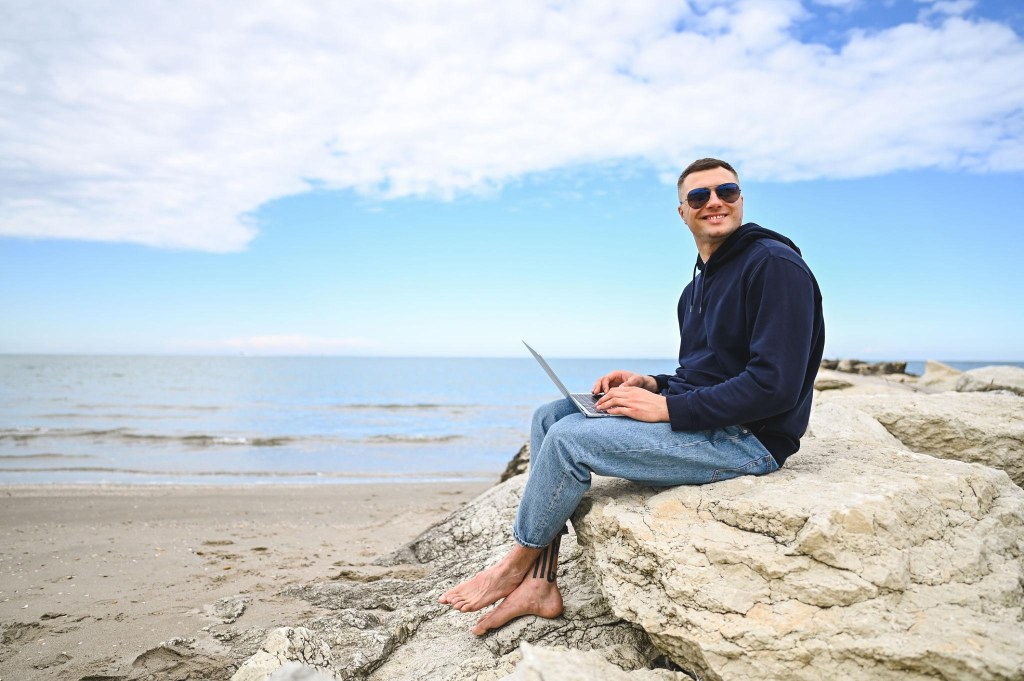
#> input picture image_path/Freelance.jpg, 2048 x 1362 px (shown at 1/2 size)
$ python image_blurring.py
#> lines starting #> are read from the running program, lines starting #| are printed output that depends on the picture
import cv2


image_path = cv2.imread('image_path/Freelance.jpg')
#> image_path is the input picture: shape (1362, 2048, 3); mean B, G, R 209.5, 202.8, 192.9

image_resize = cv2.resize(image_path, (681, 1024))
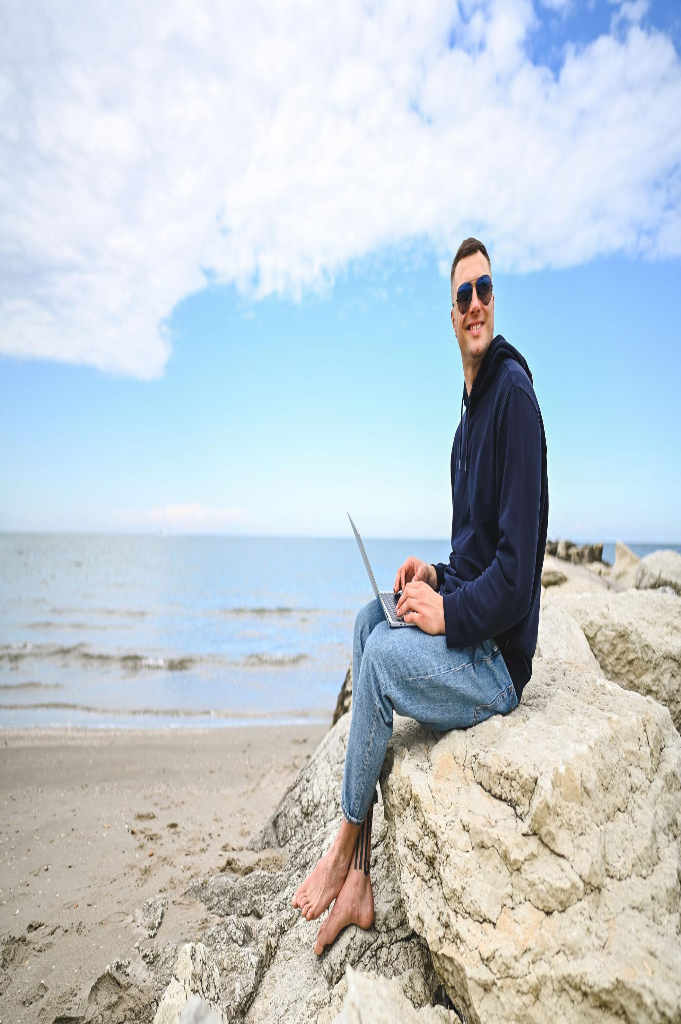
#> image_resize: shape (1024, 681, 3); mean B, G, R 209.4, 202.7, 192.8

k_size = 7  # 7 * 7 matrix

blur_image = cv2.blur(image_resize, (k_size, k_size))
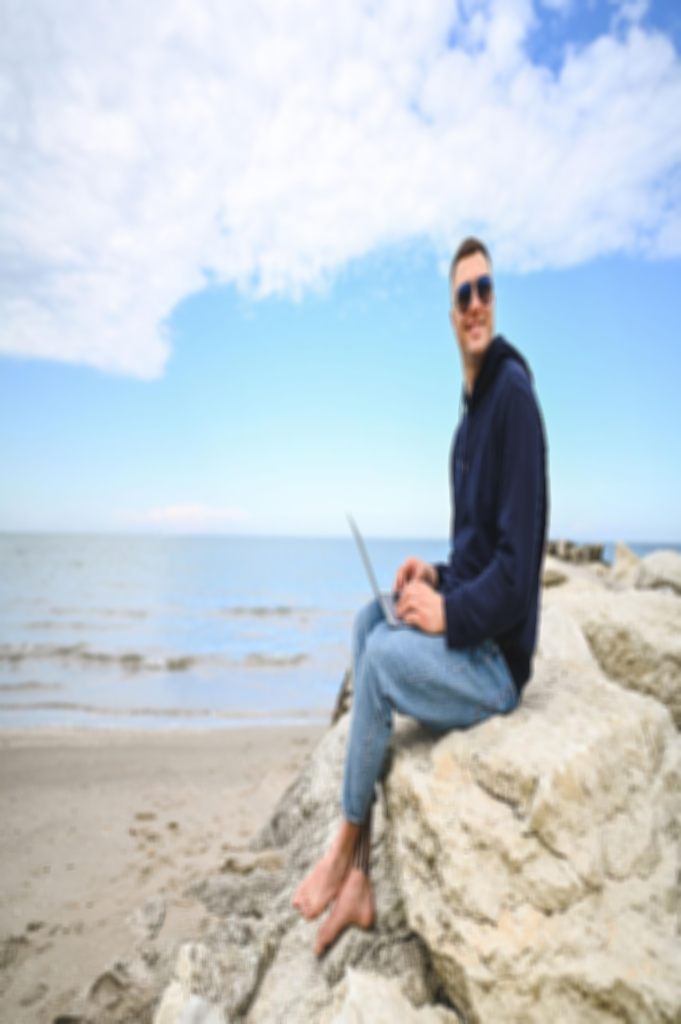
#> blur_image: shape (1024, 681, 3); mean B, G, R 209.4, 202.7, 192.8
img_gaussianblur = cv2.GaussianBlur(image_resize, (k_size, k_size), 5) # where is the SD(Standard Deviation)
img_mediumblur = cv2.medianBlur(image_resize, k_size)


cv2.imshow('image', image_resize)
cv2.imshow('blur_image', blur_image)
cv2.imshow('Gaussian_blur_image', img_gaussianblur)
cv2.imshow('Medium_image', img_mediumblur)

cv2.waitKey(0)
